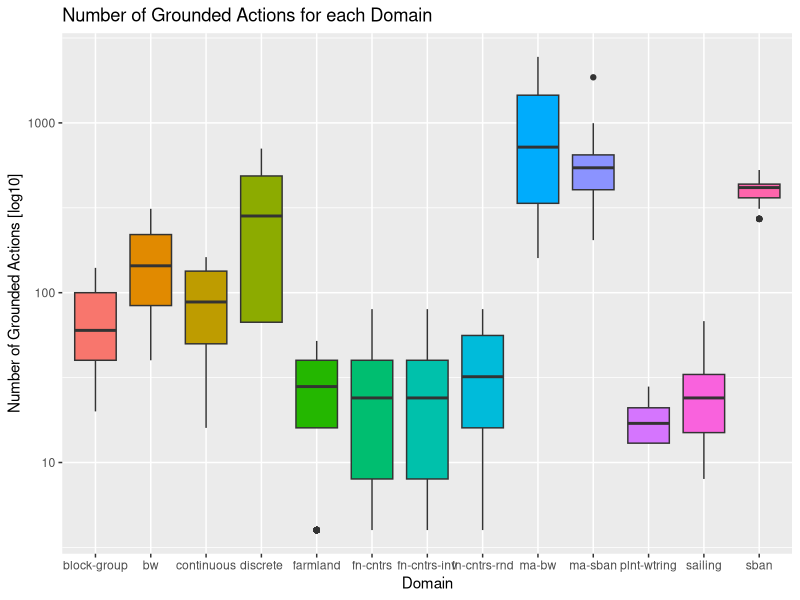
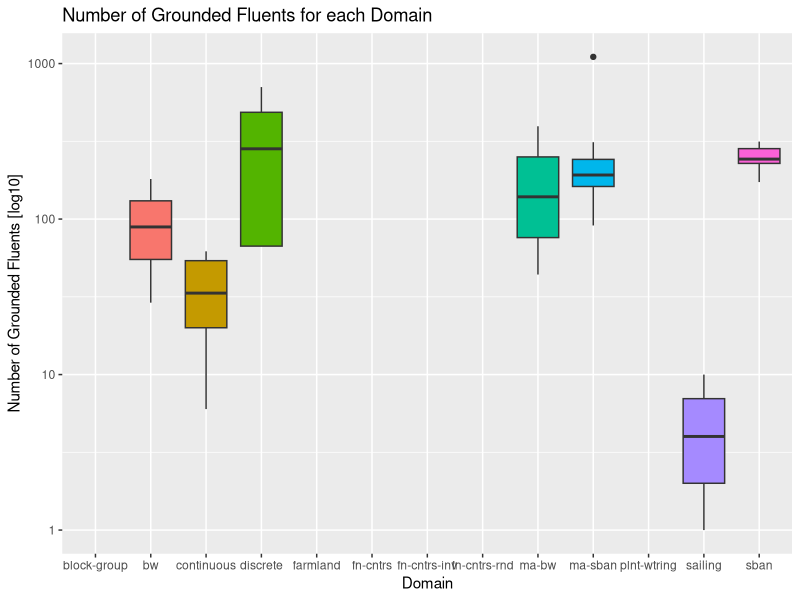
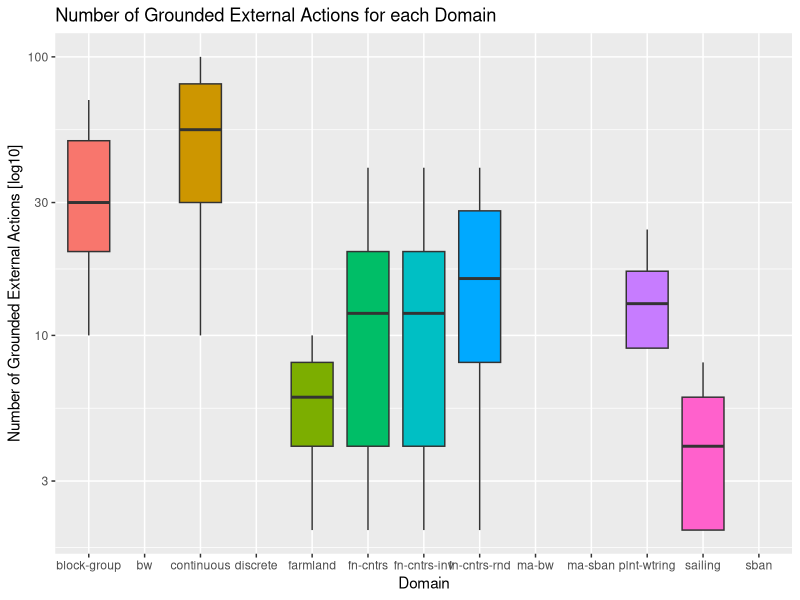
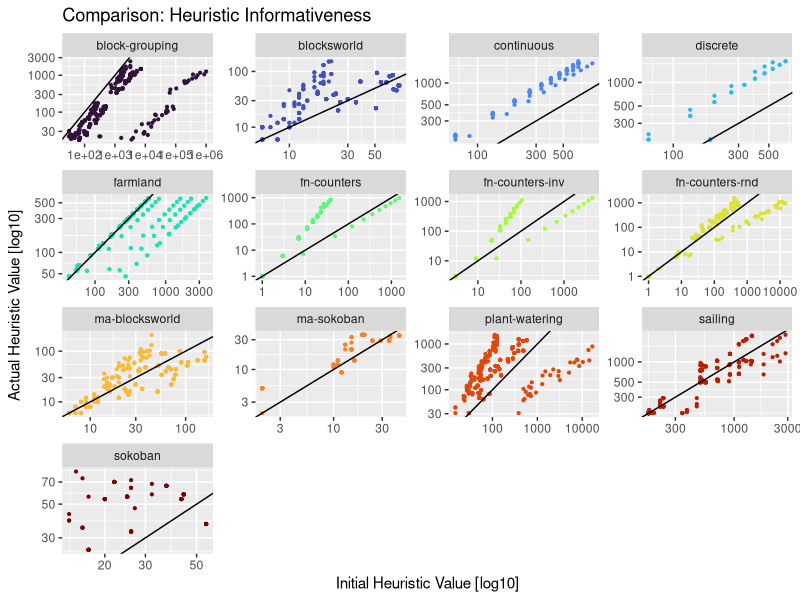
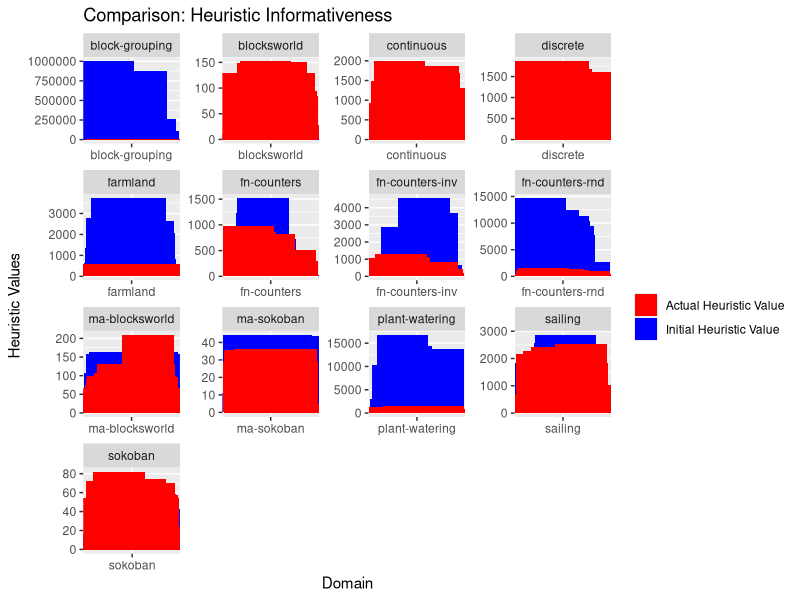
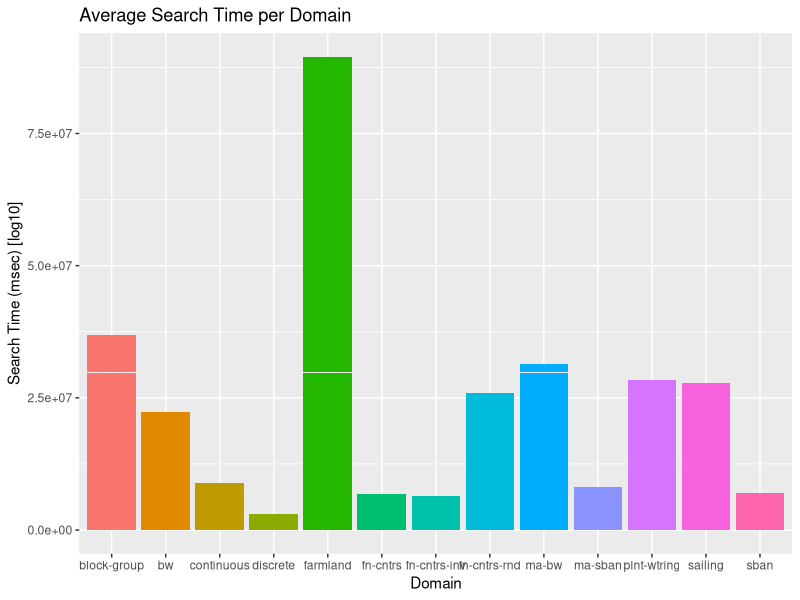
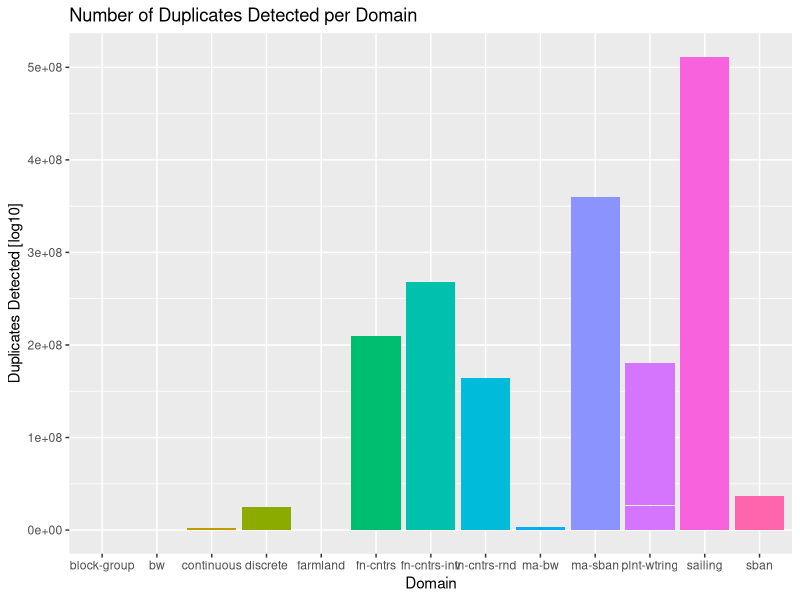
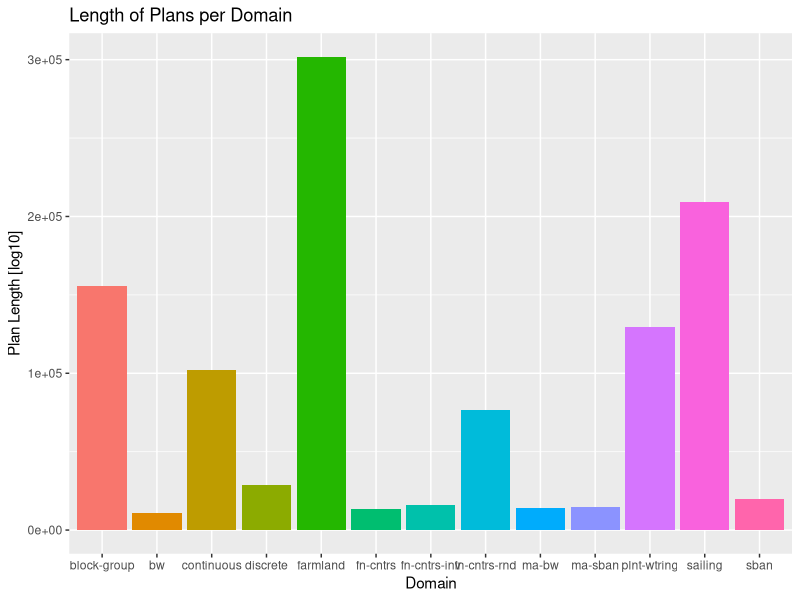

Write the R code that produced these figures, in order.
# Load required libraries
library(ggplot2)
library(dplyr)

setwd("~/Documents/planning-formalisms")

df <- read.csv("output.csv")

ground_actions <- ggplot(df, aes(x = domain, y = grounded.actions, fill = domain)) +
  geom_boxplot(show.legend = FALSE) +
  labs(x = 'Domain', y = "Number of Grounded Actions [log10]", title = "Number of Grounded Actions for each Domain") +
  scale_x_discrete(labels = c("block-group", "bw", "continuous", "discrete", "farmland", "fn-cntrs", "fn-cntrs-inv", "fn-cntrs-rnd", "ma-bw", "ma-sban", "plnt-wtring", "sailing", "sban")) +
  scale_y_log10()

ground_actions

ground_fluents <- ggplot(df, aes(x = domain, y = grounded.fluents, fill = domain)) +
  geom_boxplot(show.legend = FALSE) +
  labs(x = 'Domain', y = "Number of Grounded Fluents [log10]", title = "Number of Grounded Fluents for each Domain")+
  theme(element_text(size = 18)) +
  scale_x_discrete(labels = c("block-group", "bw", "continuous", "discrete", "farmland", "fn-cntrs", "fn-cntrs-inv", "fn-cntrs-rnd", "ma-bw", "ma-sban", "plnt-wtring", "sailing", "sban")) +
  scale_y_log10()

ground_fluents

ground_external_actions <- ggplot(df, aes(x = domain, y = grounded.external.actions, fill = domain)) +
  geom_boxplot(show.legend = FALSE) +
  labs(x = 'Domain', y = "Number of Grounded External Actions [log10]", title = "Number of Grounded External Actions for each Domain") +
  scale_x_discrete(labels = c("block-group", "bw", "continuous", "discrete", "farmland", "fn-cntrs", "fn-cntrs-inv", "fn-cntrs-rnd", "ma-bw", "ma-sban", "plnt-wtring", "sailing", "sban")) +
  scale_y_log10() +
  theme(element_text(size = 18))

ground_external_actions

heuristic_informativeness <- ggplot(df, aes(x = initial.heuristic.val, y = metric.search, color = domain)) + 
  geom_point(position = "dodge", show.legend = FALSE, size = 0.75) +
  labs(x = "Initial Heuristic Value [log10]", y = "Actual Heuristic Value [log10]", title = "Comparison: Heuristic Informativeness", color = "Domain") +
  scale_x_log10() + # Add this line for log10 scaling
  scale_y_log10() + # Add this line for log10 scaling
  scale_colour_viridis_d(option = "turbo") +
  theme(element_text(size = 18))+
  geom_abline(intercept = 0, slope = 1, size = 0.5) + 
  facet_wrap(scales = "free", ~ domain)

heuristic_informativeness

initial_vs_actual_heuristic <- ggplot(df, aes(x = domain)) +
  geom_bar(aes(y = initial.heuristic.val, fill = "Initial Heuristic Value"), stat = "identity", position = "jitter") +
  geom_bar(aes(y = metric.search, fill = "Actual Heuristic Value"), stat = "identity", position = "jitter") +
  scale_fill_manual(name = "", values = c("Initial Heuristic Value" = "blue", "Actual Heuristic Value" = "red")) +
  labs(x = "Domain", y = "Heuristic Values", title = "Comparison: Heuristic Informativeness") +
  facet_wrap(~ domain, scales = "free")+
  theme(element_text(size = 18))

initial_vs_actual_heuristic

search_time <- ggplot(df, aes(x = domain, y = mean(search.time.msec), fill = domain), log10="y") +
  geom_col(show.legend = FALSE) +
  labs(x = "Domain", y = "Search Time (msec) [log10]", title = "Average Search Time per Domain") +
  scale_x_discrete(labels = c("block-group", "bw", "continuous", "discrete", "farmland", "fn-cntrs", "fn-cntrs-inv", "fn-cntrs-rnd", "ma-bw", "ma-sban", "plnt-wtring", "sailing", "sban")) +
  theme(element_text(size = 18))

search_time

duplicates <- ggplot(df, aes(x = domain, y = duplicates.detected, fill = domain), log10="y") +
  geom_col(show.legend = FALSE) +
  labs(x = "Domain", y = "Duplicates Detected [log10]", title = "Number of Duplicates Detected per Domain") +
  scale_x_discrete(labels = c("block-group", "bw", "continuous", "discrete", "farmland", "fn-cntrs", "fn-cntrs-inv", "fn-cntrs-rnd", "ma-bw", "ma-sban", "plnt-wtring", "sailing", "sban")) +
  theme(element_text(size = 18))

duplicates

plan_length <- ggplot(df, aes(x = domain, y = plan.length, fill = domain)) +
  geom_col(show.legend = FALSE) +
  labs(x = "Domain", y = "Plan Length [log10]", title = "Length of Plans per Domain") +
  scale_x_discrete(labels = c("block-group", "bw", "continuous", "discrete", "farmland", "fn-cntrs", "fn-cntrs-inv", "fn-cntrs-rnd", "ma-bw", "ma-sban", "plnt-wtring", "sailing", "sban")) +
  theme(element_text(size = 18))

plan_length

grounding_time <- ggplot(df, aes(x = domain, y = mean(grounding.time), fill = domain)) +
  geom_col(show.legend = FALSE) +
  labs(x = "Domain", y = "Grounding Time (msec)", title = "Average Grounding Time per Domain") +
  scale_x_discrete(labels = c("block-group", "bw", "continuous", "discrete", "farmland", "fn-cntrs", "fn-cntrs-inv", "fn-cntrs-rnd", "ma-bw", "ma-sban", "plnt-wtring", "sailing", "sban")) +
  theme(element_text(size = 18))

grounding_time

states_eval_vs_search_time <- ggplot(df, aes(x = states.evaluated, y = search.time.msec, color = search.method), log10="y") +
  geom_point(show.legend = FALSE, size = 0.5) + 
  labs(x = "States Evaluated", y = "Search Time (msec)", title = "States Evaluated vs Search Time") +
  facet_wrap(~search.method, scales = "free") +
  scale_x_log10() + # Add this line for log10 scaling
  scale_y_log10() + # Add this line for log10 scaling
  scale_colour_viridis_d(option = "turbo") +
  geom_abline(intercept = 0, slope = 1, size = 0.5) + 
  theme(element_text(size = 18))

states_eval_vs_search_time


# List of plots
plots <- list(
  ground_actions, ground_fluents, ground_external_actions, heuristic_informativeness, initial_vs_actual_heuristic, search_time, states_eval_vs_search_time
)

# Save each plot as a PDF
for (i in seq_along(plots)) {
  ggsave(paste0("plot-", i, ".pdf"), plots[[i]], width = 14, height = 10)
}